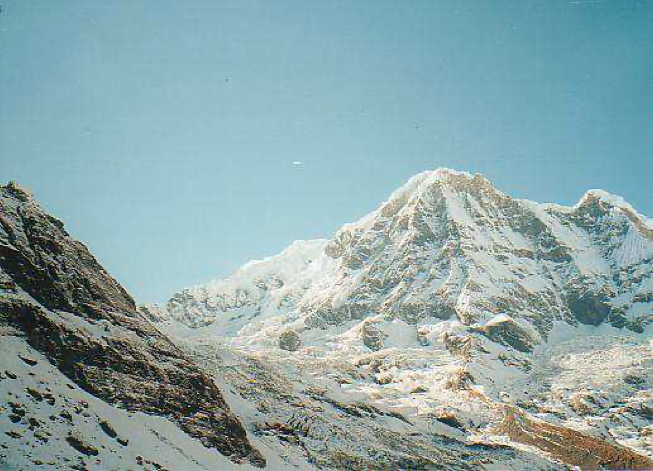
#> input picture 1_2Lecture/computer_vision/컴비2/paired_images/annapurna_left.png, 653 x 471 px, found by its file name
$ jupyter execute --allow-errors '컴비 2차과제.ipynb'
#> lines starting #> are read from the running program, lines starting #| are printed output that depends on the picture
너무 하기 싫어서 대충 마무리하고 냈던 2차과제

하지만 비젼쪽 중요하므로, 앞으로 디벨롭해서 완성해야 할 필요성을 느껴

일단 깃에 올린다.

[cell 1]
import cv2
import numpy as np
from matplotlib import pyplot as plt

[cell 2]
print(cv2.__version__)

SIFT를 지원하는 버전으로 cv2 버전을 맞추어 사용했습니다.

# P1 : Feature Descriptor and Feature Matching (40 pts)

1-1. 임의의 이미지에서 그리드 형식으로 작은 이미지(패치)를 생성하는 함수를 구현하시오.

# 이따구로 라이브러리 쓰면 안된다.

https://www.programcreek.com/python/?CodeExample=extract+patches

패치 추출 알고리즘을 모아놓은 사이트다.

참고 후 문제 요건에 맞게 수정해보자

[cell 3]
from sklearn.feature_extraction import image

def make_patches(img, x, y):
    patches = image.extract_patches_2d(img, (x,y))
    return patches

[cell 4]
img_GRAY = cv2.imread('C:/Users/qhrrl/CodeExamples/CV2021-1-Assignment_02_source/paired_images/annapurna_left.png', 0)
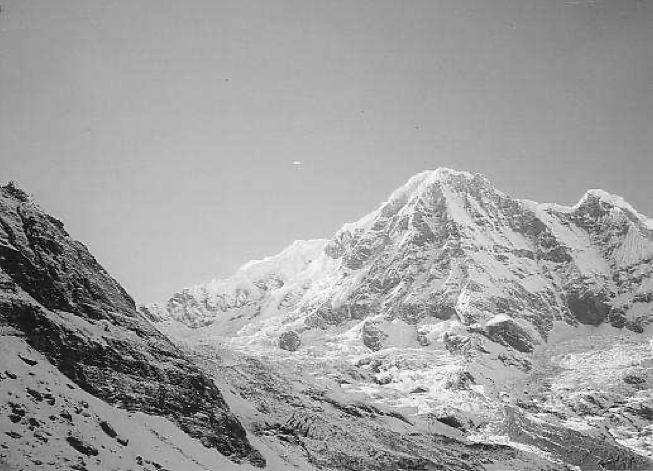
#> img_GRAY: shape (471, 653); min 0, max 254, mean 158.7

rows, cols = img_GRAY.shape
#> rows = 471; cols = 653

patches = make_patches(img_GRAY, 100, 100)
patch_size, patch_x, patch_y = patches.shape
#> patch_size = 206088; patch_x = 100; patch_y = 100
print(patch_size, patch_x, patch_y)
#| 206088 100 100

1-2. 주어진 패치에서 1) image gradient, 2) color histogram 디스크립터를 추출하는 함수를 각각 구
현하시오.

[cell 5]
def extract_gradient(patch, samples):
#> called with patch = array of shape (206088, 100, 100), samples = 5
    patch_pixel_value = []
    patch_gradient = []
    for n in range(0, samples):
        pixel_value = []
        gradient = []
        patch_rows, patch_cols = patch[n].shape
        for i in range(0, patch_rows):
            for j in range(0, patch_cols):
                pixel_value.append(patch[n][i, j])
        for k in range(0, len(pixel_value) - 1):
            if pixel_value[k] > pixel_value[k + 1]:
                gradient.append('-')
            elif pixel_value[k] < pixel_value[k + 1]:
                gradient.append('+')
            else:
                gradient.append('0')
        patch_pixel_value.append(pixel_value)
        patch_gradient.append(gradient)
#> after the loop, patch_gradient = 5 items; patch_pixel_value = 5 items
    return patch_pixel_value, patch_gradient

[cell 6]
pixel_value, pixel_gradient = extract_gradient(patches, 5)
#> pixel_value = 5 items; pixel_gradient = 5 items
for i in range(0, len(pixel_gradient)):
    print(np.array(pixel_gradient[i]).T)
#> this loop made 5 passes
#> (printed output is left out)

[cell 7]
def extract_color_histogram(patch, n):
#> called with patch = array of shape (206088, 100, 100), n = 0
    hists = cv2.calcHist([patch[n]], [0], None, [256], [0, 256])
#> hists = 256 values, max 1109 at index 157, min 0 at index 0, mean 39.06
    return hists

[cell 8]
plt.subplot(121) , plt.imshow(patches[0], cmap = 'gray'), plt.title('patch img')
plt.subplot(122) , plt.plot(extract_color_histogram(patches, 0), color = 'r'), plt.title('patch_hist')
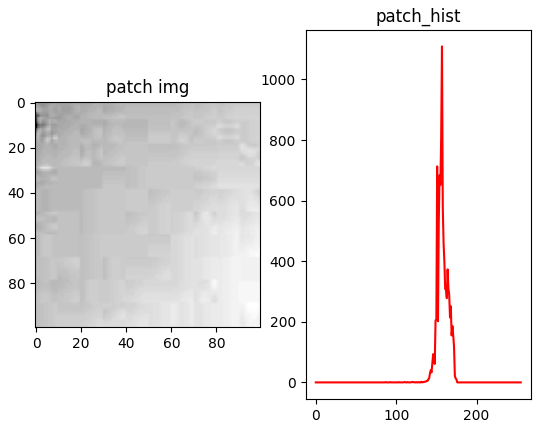
#> figure drawn by matplotlib, 2 panels; panel 2: curve peaks at x = 157, y = 1109

1-3.
앞서 구한 1) image patch, 2) image gradient, 3) color histogram 디스크립터 특징을 이용하여,
“paired images” 폴더에 있는 이미지들로 feature matching을 해보시오.
이 때, opencv의 builtin함수(Brute Force Matcher와 같은)를 사용하시면 됩니다.
또한, cv2.drawMatches(…)를 이용하여 결과를 나타내어 보시오

[cell 9]
def custom_descriptor():
    return

matcher = cv2.BFMatcher(cv2.NORM_L1, crossCheck=True)

img_left = cv2.imread('C:/Users/qhrrl/CodeExamples/CV2021-1-Assignment_02_source/paired_images/annapurna_left.png', cv2.IMREAD_GRAYSCALE)
img_right = cv2.imread('C:/Users/qhrrl/CodeExamples/CV2021-1-Assignment_02_source/paired_images/annapurna_right.png', cv2.IMREAD_GRAYSCALE)
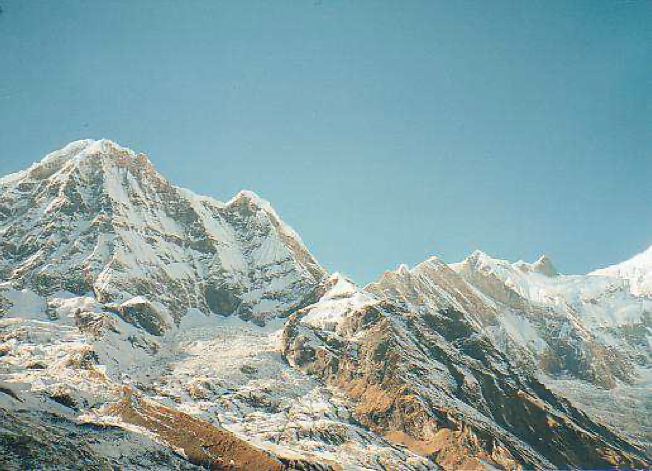
#> input picture 1_2Lecture/computer_vision/컴비2/paired_images/annapurna_right.png, 652 x 471 px, found by its file name
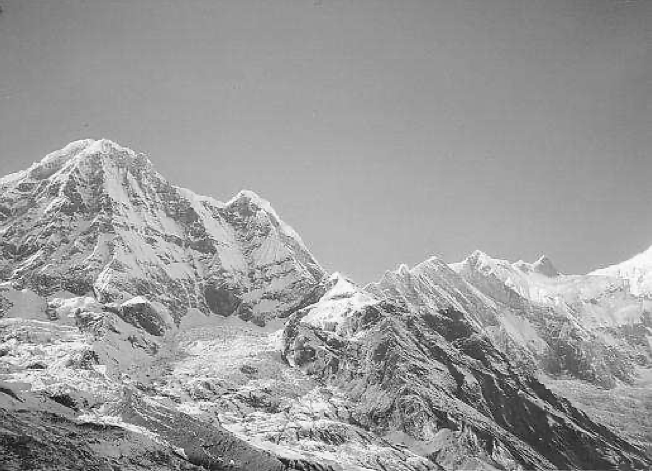
#> img_right: shape (471, 652); min 1, max 254, mean 154.7
""" TODO : """
#> (the rest of this cell did not finish here and is left out)

1-4.
OpenCV의 함수를 사용해 SIFT와 같은 더 나은 디스크립터를 추출해 feature matching을 수
행하고 결과를 그려보시오.
앞서 직접 구현한 3가지 디스크립터와 결과를 비교해보시오

[cell 10]
matcher = cv2.BFMatcher(cv2.NORM_L1, crossCheck=True)

img_left = cv2.imread('C:/Users/qhrrl/CodeExamples/CV2021-1-Assignment_02_source/paired_images/annapurna_left.png', cv2.IMREAD_GRAYSCALE)
img_right = cv2.imread('C:/Users/qhrrl/CodeExamples/CV2021-1-Assignment_02_source/paired_images/annapurna_right.png', cv2.IMREAD_GRAYSCALE)

detector = cv2.xfeatures2d.SIFT_create()

kp1, desc1 = detector.detectAndCompute(img_left, None)
#> kp1 = 1930 keypoints; strongest (x, y, size): (388, 415, 1.8), (382, 414, 2.5), (66, 400, 1.9), (105, 272, 2.1)
kp2, desc2 = detector.detectAndCompute(img_right, None)
#> kp2 = 1902 keypoints; strongest (x, y, size): (296, 461, 2.3), (96, 320, 1.8), (449, 418, 2.3), (326, 415, 2.6)

matches = matcher.match(desc1, desc2)
#> matches = 672 matches

comparison = cv2.drawMatches(img_left,
                             kp1,
                             img_right,
                             kp2,
                             matches,
                             None,
                             flags=cv2.DRAW_MATCHES_FLAGS_NOT_DRAW_SINGLE_POINTS)
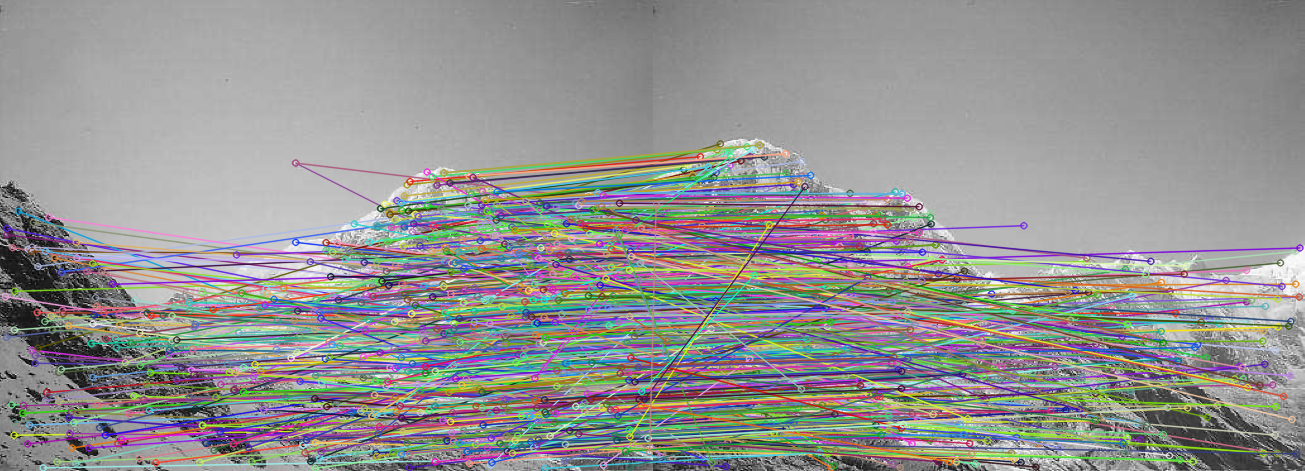
#> comparison: shape (471, 1305, 3); mean of channels 0, 1, 2 146.1, 146.8, 147.3; drawn as B, G, R

plt.figure(figsize=(20,5))
plt.imshow(comparison)

# [문제 2. Homography and Stitching (30 pts)]

[cell 11]
import cv2
import numpy as np
from matplotlib import pyplot as plt
print(cv2.__version__)

2-1. Homography 행렬 H를 1-4에서 feature matching을 통해 얻어진 매칭 포인트들을 이용해 구해보시오.

이 때, cv2.findHomography 함수를 이용하고 method 값은 0(SVD 혹은 least- square 방식의 일반적 해법)으로 두어 모든 포인트들을 사용 하시오.

2-2,
2-1의 matches를 이용하여, RANSAC option으로 H를 구해보세요.

동일하게 시프트 디스크립터를 사용하였습니다.

[cell 12]
# Problem 2-1
# 1) 1-4의 매칭 포인트들을 이용하여, cv2.findHomography를 사용해, Homography 행렬을 SVD 방식으로 구해보세요.

# 먼저, 임의의 paired 이미지를 읽습니다.
imgL = cv2.imread('C:/Users/qhrrl/CodeExamples/CV2021-1-Assignment_02_source/paired_images/scottsdale_left.png')
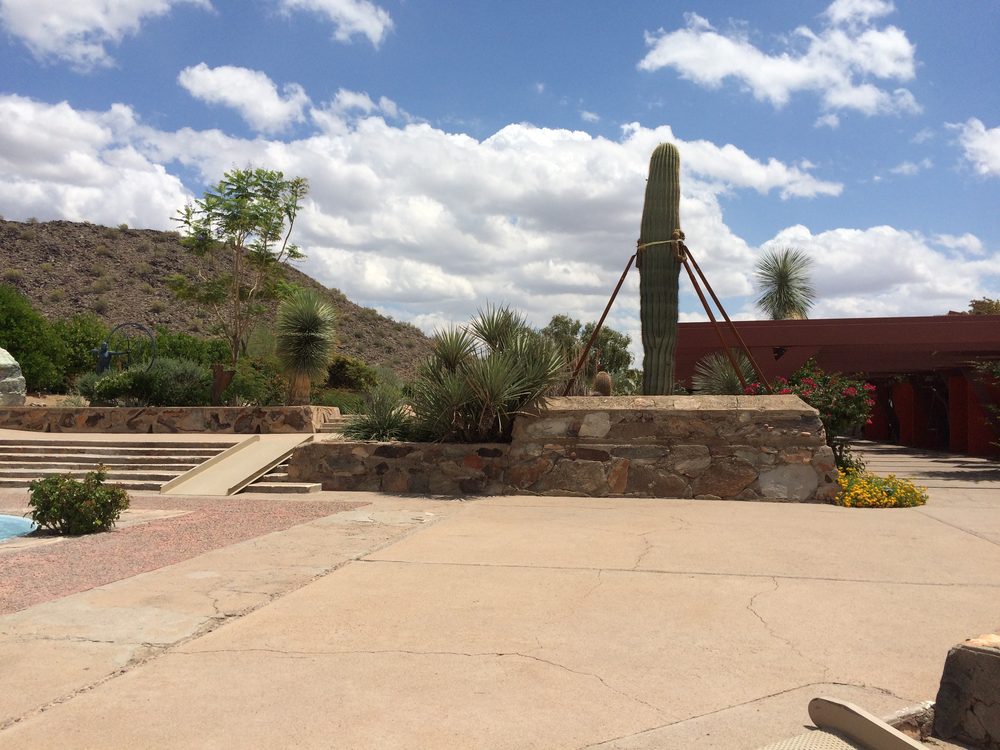
#> input picture 1_2Lecture/computer_vision/컴비2/paired_images/scottsdale_left.png, 1000 x 750 px, found by its file name
#> imgL is the input picture: shape (750, 1000, 3); mean B, G, R 145.5, 151.2, 159.1
imgR = cv2.imread('C:/Users/qhrrl/CodeExamples/CV2021-1-Assignment_02_source/paired_images/scottsdale_right.png')
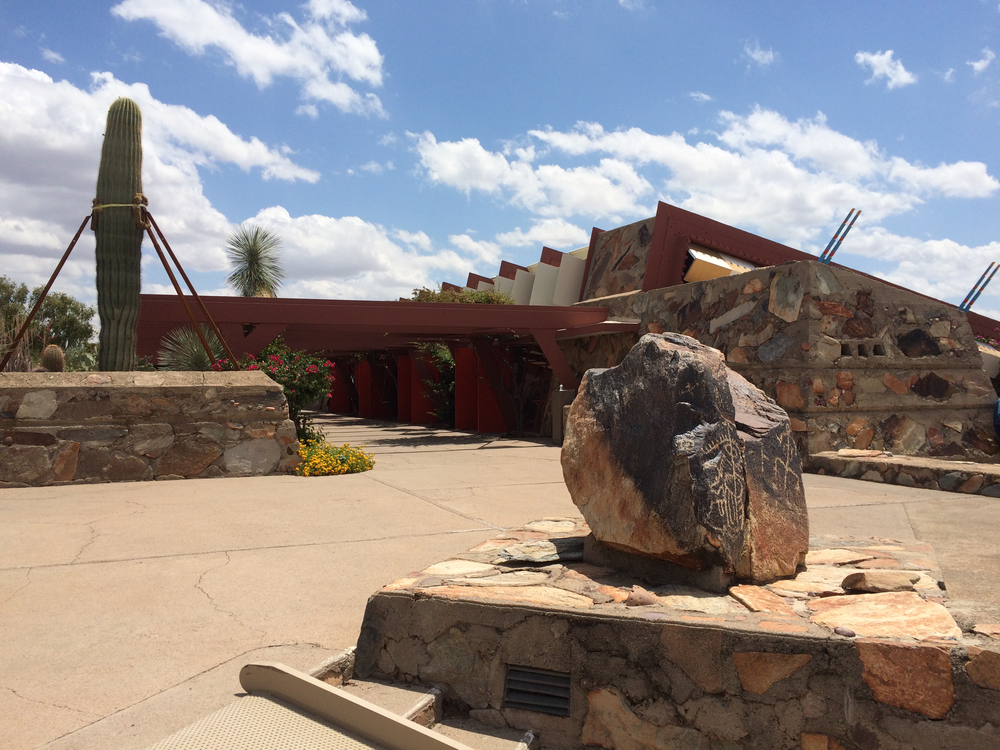
#> input picture 1_2Lecture/computer_vision/컴비2/paired_images/scottsdale_right.png, 1000 x 750 px, found by its file name
#> imgR is the input picture: shape (750, 1000, 3); mean B, G, R 133.5, 135.3, 142.8
hl, wl = imgL.shape[:2]
#> hl = 750; wl = 1000
hr, wr = imgR.shape[:2]
#> hr = 750; wr = 1000

# cv2 함수에서 SIFT와 같은 디스크립터를 정의하세요.
descriptor = cv2.xfeatures2d.SIFT_create()

# 두 이미지에 대하여, Keypoint와 특징을 추출하세요.
kp1, desc1 = descriptor.detectAndCompute(imgL, None)
#> kp1 = 2238 keypoints; strongest (x, y, size): (44, 527, 2.8), (186, 222, 2.4), (689, 261, 3), (63, 520, 2.1)
kp2, desc2 = descriptor.detectAndCompute(imgR, None)
#> kp2 = 2366 keypoints; strongest (x, y, size): (697, 254, 6.4), (186, 292, 5.3), (854, 586, 15.3), (176, 293, 2)

# 위 포인트들에 대하여 1-3~4와 유사하게 매칭을 수행합니다.
matcher = cv2.BFMatcher()
matches = matcher.knnMatch(desc2, desc1, 2)
#> matches = 2366 matches

good_matches = []
ratio = 0.75
for m in matches:
    if len(m) == 2 and m[0].distance < m[1].distance * ratio:
        good_matches.append(( m[0].trainIdx, m[0].queryIdx))
#> after the loop, good_matches = 324 pairs, first value 15 to 2229, second value 29 to 2361

#> (the rest of this cell did not finish here and is left out)
